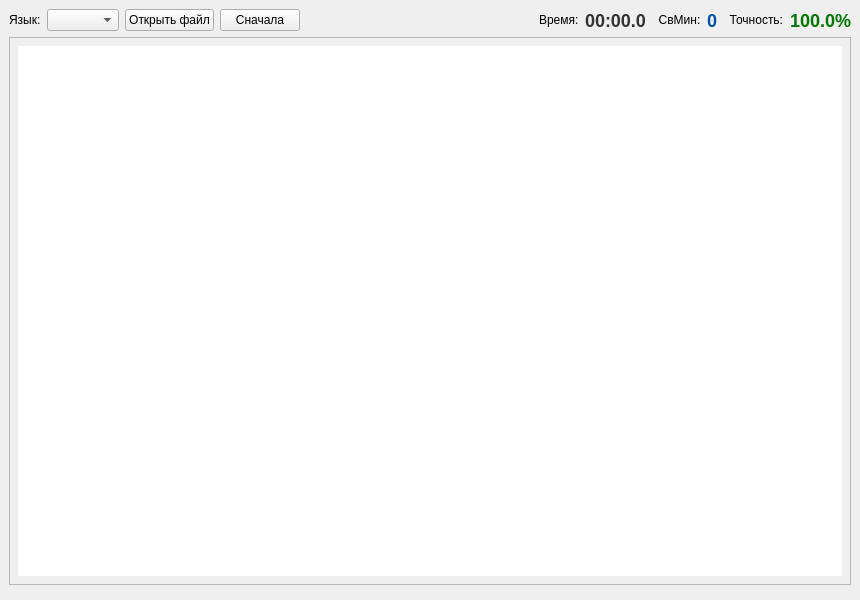
<?xml version="1.0" encoding="UTF-8"?>
<ui version="4.0">
 <class>MainWindow</class>
 <widget class="QMainWindow" name="MainWindow">
  <property name="geometry">
   <rect><x>0</x><y>0</y><width>860</width><height>600</height></rect>
  </property>
  <property name="windowTitle"><string>Клавиатурный тренажёр</string></property>
  <widget class="QWidget" name="centralwidget">
   <layout class="QVBoxLayout" name="verticalLayout">
    <item>
     <layout class="QHBoxLayout" name="topLayout">
      <item><widget class="QLabel" name="langLabel"><property name="text"><string>Язык:</string></property></widget></item>
      <item><widget class="QComboBox" name="langCombo"/></item>
      <item><widget class="QPushButton" name="openFileButton"><property name="text"><string>Открыть файл</string></property></widget></item>
      <item><widget class="QPushButton" name="restartButton"><property name="text"><string>Сначала</string></property></widget></item>
      <item><spacer><property name="orientation"><enum>Qt::Horizontal</enum></property><property name="sizeHint" stdset="0"><size><width>40</width><height>20</height></size></property></spacer></item>
      <item>
       <layout class="QHBoxLayout">
        <item><widget class="QLabel" name="lblTime"><property name="text"><string>Время:</string></property></widget></item>
        <item><widget class="QLabel" name="timerLabel"><property name="text"><string>00:00.0</string></property><property name="styleSheet"><string>font-size:18px; font-weight:bold; color:#333;</string></property></widget></item>
        <item><widget class="QLabel" name="lblWpm"><property name="text"><string>  СвМин:</string></property></widget></item>
        <item><widget class="QLabel" name="wpmLabel"><property name="text"><string>0</string></property><property name="styleSheet"><string>font-size:18px; font-weight:bold; color:#0055aa;</string></property></widget></item>
        <item><widget class="QLabel" name="lblAcc"><property name="text"><string>  Точность:</string></property></widget></item>
        <item><widget class="QLabel" name="accuracyLabel"><property name="text"><string>100.0%</string></property><property name="styleSheet"><string>font-size:18px; font-weight:bold; color:#007700;</string></property></widget></item>
       </layout>
      </item>
     </layout>
    </item>
    <item>
     <widget class="QTextEdit" name="textEdit">
      <property name="readOnly"><bool>true</bool></property>
      <property name="minimumHeight"><number>200</number></property>
      <property name="styleSheet"><string>font-size:20px; font-family:monospace; padding:8px;</string></property>
     </widget>
    </item>
    <item>
     <widget class="QWidget" name="keyboardWidget">
      <property name="minimumHeight"><number>180</number></property>
     </widget>
    </item>
   </layout>
  </widget>
 </widget>
 <resources/>
 <connections/>
</ui>
